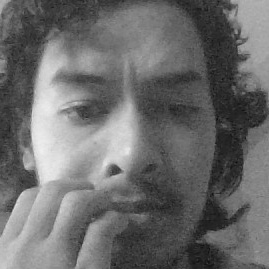
#> input picture dataset/Arjun/0.jpg, 269 x 269 px
$ python -i objects_shapes.py   (imports and definitions only)
#> lines starting #> are read from the running program, lines starting #| are printed output that depends on the picture; after the words box and inside, x2 and y2 are one past the last pixel; in counts of white or black regions, pixels touching at a corner belong together
#> further down, picture is the input picture: shape (269, 269, 3); min 11, max 240, mean 107.5

import cv2
import time
from ultralytics import YOLO

# Load a small pretrained object-detection model.
# The model downloads automatically on first run.
# [1 line that did not run here, left out]

# [6 lines not run here, left out]

frame_count = 0
last_inference = 0
cached_objects = []
fps = 0
previous_time = time.time()

# [1 line not run here, left out]

def detect_shapes(frame):
    gray = cv2.cvtColor(frame, cv2.COLOR_BGR2GRAY)
    blurred = cv2.GaussianBlur(gray, (5, 5), 0)
    edges = cv2.Canny(blurred, 60, 150)
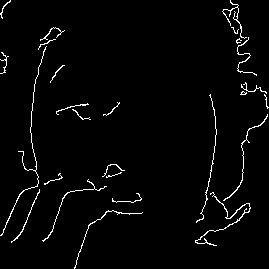
#> edges: shape (269, 269); 2.5% white in thin lines or dots

    contours, _ = cv2.findContours(
        edges, cv2.RETR_LIST, cv2.CHAIN_APPROX_SIMPLE
    )
#> contours = 27 contours, 21 with area under 20; largest, box (x1, y1, x2, y2) and area: (195, 192, 251, 246) 56, (223, 114, 268, 201) 32, (0, 46, 47, 236) 23, (11, 189, 40, 243) 20, (42, 179, 107, 242) 20, (222, 0, 247, 39) 20

    height, width = frame.shape[:2]
#> height = 269; width = 269

    for contour in contours:
        area = cv2.contourArea(contour)

        # Ignore tiny edges and very large outlines.
        if area < 1500 or area > (height * width * 0.30):
            continue

        perimeter = cv2.arcLength(contour, True)
        if perimeter == 0:
            continue

        approx = cv2.approxPolyDP(
            contour, 0.03 * perimeter, True
        )
        vertices = len(approx)

        if vertices == 3:
            shape = "Triangle"
        elif vertices == 4:
            x, y, w, h = cv2.boundingRect(approx)
            ratio = w / float(h)

            if 0.90 <= ratio <= 1.10:
                shape = "Square"
            else:
                shape = "Rectangle"
        elif vertices == 5:
            shape = "Pentagon"
        elif vertices == 6:
            shape = "Hexagon"
        elif vertices >= 7:
            shape = "Circle / Round"
        else:
            continue

        x, y, w, h = cv2.boundingRect(approx)

        cv2.drawContours(frame, [approx], -1, (255, 180, 0), 2)
        cv2.putText(
            frame, shape, (x, max(y - 7, 20)),
            cv2.FONT_HERSHEY_SIMPLEX, 0.55,
            (255, 180, 0), 2
        )
#> this loop made 27 passes
#> area on passes 3, 4, 5, 9, 20, 26: 56, 20.5, 20.5, 31.5, 23, 20.5


# [78 lines not run here, left out]

>>> import cv2
>>> picture = cv2.imread('dataset/Arjun/0.jpg')
>>> result = detect_shapes(picture)

$ run again, on dataset/Arjun/1.jpg
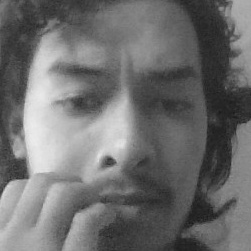
#> input picture dataset/Arjun/1.jpg, 251 x 251 px
#> picture is the input picture: shape (251, 251, 3); min 24, max 237, mean 110.2
#> in detect_shapes, `edges = cv2.Canny(blurred, 60, 150)`:
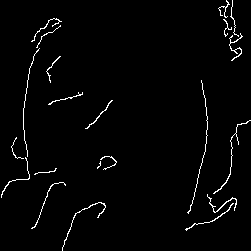
#> edges: shape (251, 251); 2.1% white in thin lines or dots
#> contours = 21 contours, 16 with area under 20; largest, box (x1, y1, x2, y2) and area: (207, 194, 237, 213) 26, (185, 203, 234, 231) 23, (62, 202, 106, 251) 23, (229, 33, 243, 61) 22, (85, 100, 113, 129) 20
#> the loop in detect_shapes, `for contour in contours:` made 21 passes
#> area on passes 1, 2, 3, 11, 16: 23, 23, 26, 20, 22.5

$ run again, on dataset/Arjun/10.jpg
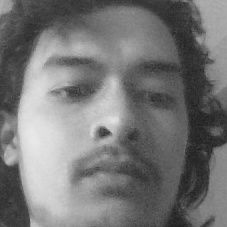
#> input picture dataset/Arjun/10.jpg, 227 x 227 px
#> picture is the input picture: shape (227, 227, 3); min 26, max 233, mean 118.3
#> in detect_shapes, `edges = cv2.Canny(blurred, 60, 150)`:
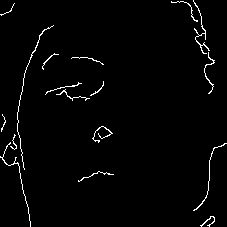
#> edges: shape (227, 227); 2% white in thin lines or dots
#> contours = 17 contours, 16 with area under 20; largest, box (x1, y1, x2, y2) and area: (193, 0, 210, 54) 26
#> the loop in detect_shapes, `for contour in contours:` made 17 passes
#> area on pass 17: 26.5

$ run again, on dataset/Arjun/11.jpg
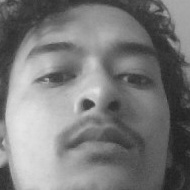
#> input picture dataset/Arjun/11.jpg, 190 x 190 px
#> picture is the input picture: shape (190, 190, 3); min 30, max 228, mean 123.2
#> in detect_shapes, `edges = cv2.Canny(blurred, 60, 150)`:
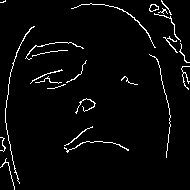
#> edges: shape (190, 190); 3.3% white in thin lines or dots
#> contours = 24 contours, 21 with area under 20; largest, box (x1, y1, x2, y2) and area: (149, 4, 159, 12) 46, (149, 4, 159, 12) 40, (71, 3, 156, 48) 25
#> the loop in detect_shapes, `for contour in contours:` made 24 passes
#> area on passes 20 to 22: 39.5, 46.5, 25
